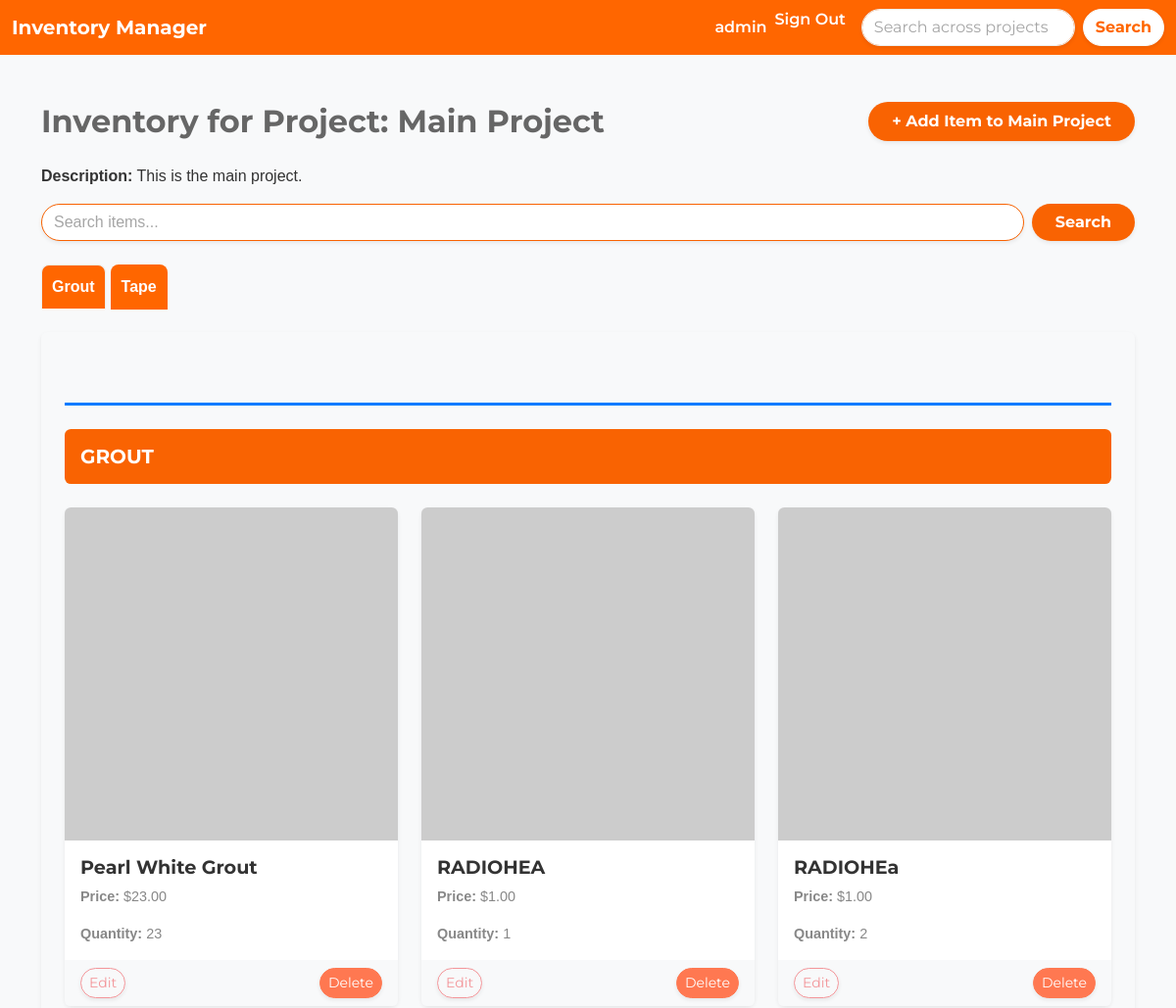
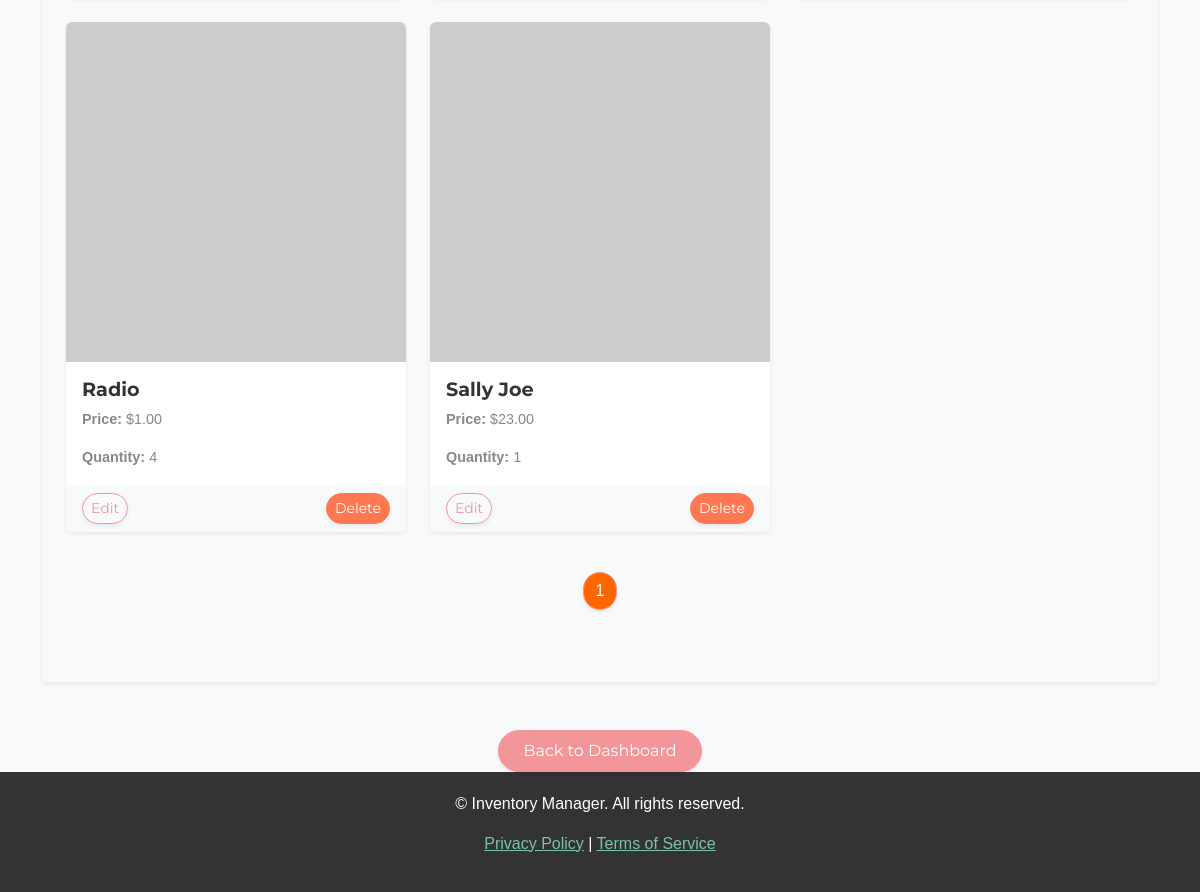
/project/7/inventory/ (signed in), run on the app's committed database (2 pictures, top to bottom).
### inventory/models.py (models this page shows, shortened)
class Project(models.Model):
	name = models.CharField(max_length=200)
	description = models.TextField(blank=True, null=True)
	user = models.ForeignKey(User, on_delete=models.CASCADE)
	date_created = models.DateTimeField(auto_now_add=True)

class Category(models.Model):
	name = models.CharField(max_length=200)
	class Meta:
		verbose_name_plural = 'categories'

class InventoryItem(models.Model):
    name = models.CharField(max_length=200)
    quantity = models.IntegerField()
    category = models.ForeignKey('Category', on_delete=models.SET_NULL, blank=True, null=True)
    price = models.DecimalField(max_digits=10, decimal_places=2, blank=True, null=True)
    date_created = models.DateTimeField(auto_now_add=True)
    user = models.ForeignKey(User, on_delete=models.CASCADE)
    project = models.ForeignKey(Project, on_delete=models.CASCADE, related_name="inventory_items", blank=False, null=False)
    image = models.ImageField(upload_to='inventory_images/', null=True, blank=True)

### inventory/views.py (the view)
# urls.py: path('project/<int:project_id>/inventory/', ProjectInventoryView.as_view(), name='project_inventory'),  # Inventory page for each project
class ProjectInventoryView(LoginRequiredMixin, View):
    template_name = 'inventory/project_inventory.html'
    def get(self, request, project_id):
        project = get_object_or_404(Project, id=project_id)
        search_query = request.GET.get('search', '')
        items = InventoryItem.objects.filter(project=project)
        if search_query:
            items = items.filter(name__icontains=search_query)
        items = items.order_by('category__name', 'name')
        paginated_inventory = {}
        items_per_page = 6
        for item in items:
            category = item.category.name
            if category not in paginated_inventory:
                paginated_inventory[category] = []
            paginated_inventory[category].append(item)
        category_pages = {}
        for category, item_list in paginated_inventory.items():
            paginator = Paginator(item_list, items_per_page)
            page_number = request.GET.get(f'page_{category}', 1)
            category_pages[category] = paginator.get_page(page_number)
        return render(request, self.template_name, {
            'project': project,
            'grouped_inventory': category_pages,
        })

### inventory/templates/inventory/project_inventory.html (shortened to what this page needs)
{% extends 'inventory/base.html' %}
{% load crispy_forms_tags %}
{% block content %}
    <div class="container mt-5">
        <div class="d-flex justify-content-between align-items-center mb-4">
            <h2 class="mb-0" style="color: var(--dark-grey); font-weight: bold;">Inventory for Project: {{ project.name }}</h2>
            <a href="{% url 'add-item-to-project' project.id %}" class="btn btn-primary rounded-pill px-4 py-2 shadow-sm">+ Add Item to {{ project.name }}</a>
        </div>
        <p><strong>Description:</strong> {{ project.description }}</p>
        <form method="GET" action="{% url 'project_inventory' project.id %}" class="mb-4 d-flex" style="gap: 8px;">
            <input type="text" name="search" placeholder="Search items..." value="{{ request.GET.search }}" class="form-control rounded-pill shadow-sm" style="border: 1px solid var(--primary-color);">
            <button type="submit" class="btn btn-primary rounded-pill shadow-sm px-4">Search</button>
        </form>
        <div class="category-tabs mb-4">
            <ul class="nav nav-tabs border-0" style="font-weight: bold;">
                {% for category, items in grouped_inventory.items %}
                    <li class="nav-item">
                        <a class="nav-link {% if forloop.first %}active{% endif %}"
                           data-bs-toggle="tab" href="#category_{{ forloop.counter }}"
                           style="color: #FFFFFF; background-color: #FF6600; border-radius: 8px 8px 0 0; padding: 10px; margin-right: 5px; text-align: center;">
                            {{ category }}
                        </a>
                    </li>
                {% endfor %}
            </ul>
        </div>
        <div class="card shadow-sm p-4 mb-5 rounded" style="border: none; background-color: var(--light-grey);">
            <div class="tab-content">
                {% if grouped_inventory %}
                    {% for category, items in grouped_inventory.items %}
                        <div class="tab-pane fade {% if forloop.first %}show active{% endif %}" id="category_{{ forloop.counter }}">
                            <div class="category-section my-5">
                                <h5 class="category-title p-3 rounded" style="background-color: var(--primary-color); color: white; font-weight: bold;">
                                    {{ category }}
                                </h5>
                                <div class="row mt-4">
                                    {% for item in items %}
                                        <div class="col-md-4 col-sm-6 mb-4">
                                            <div class="card h-100 shadow-sm" style="border-radius: 8px;">
                                                {% if item.image %}
                                                    <img src="{{ item.image.url }}" class="card-img-top rounded-top" alt="{{ item.name }}">
                                                {% else %}
                                                    <img src="https://via.placeholder.com/150" class="card-img-top rounded-top" alt="Placeholder Image">
                                                {% endif %}
                                                <div class="card-body">
                                                    <h5 class="card-title" style="color: var(--secondary-color); font-weight: bold;">{{ item.name }}</h5>
                                                    <p class="card-text"><strong>Price:</strong> ${{ item.price }}</p>
                                                    <p class="card-text"><strong>Quantity:</strong> {{ item.quantity }}</p>
                                                </div>
                                                <div class="card-footer d-flex justify-content-between" style="background-color: var(--light-grey); border-top: none;">
                                                        <a href="{% url 'edit-item' item.id %}" class="btn btn-outline-secondary btn-sm rounded-pill shadow-sm">Edit</a>
                                                        <a href="{% url 'delete-item' item.id %}" class="btn btn-danger btn-sm rounded-pill shadow-sm">Delete</a>
                                                </div>
                                            </div>
                                        </div>
                                    {% endfor %}
                                </div>
                                <div class="pagination-controls mt-3">
                                    <nav aria-label="Page navigation">
                                        <ul class="pagination justify-content-center">
                                            {% for num in items.paginator.page_range %}
                                                <li class="page-item {% if items.number == num %}active{% endif %}">
                                                    <a class="page-link rounded-pill shadow-sm {% if items.number == num %}text-white{% else %}text-dark{% endif %}"
                                                       href="?page_{{ category }}={{ num }}"
                                                       style="{% if items.number == num %} background-color: #ff6600; color: white; {% else %} background-color: #f5f5f5; color: #444444; border: 1px solid #e0e0e0; {% endif %}">
                                                        {{ num }}
                                                    </a>
                                                </li>
                                            {% endfor %}
                                        </ul>
                                    </nav>
                                </div>
                            </div>
                        </div>
                    {% endfor %}
                {% else %}
                    <p style="color: var(--dark-grey);">No inventory items available for this project.</p>
                {% endif %}
            </div>
        </div>
        <div class="d-flex justify-content-center mt-4">
            <a href="{% url 'dashboard' %}" class="btn btn-secondary rounded-pill px-4 py-2 shadow-sm">Back to Dashboard</a>
        </div>
    </div>
{% endblock %}

### inventory/templates/inventory/navigation.html (shortened to what this page needs)
<nav class="navbar navbar-expand-lg" style="background-color: #FF6600;">
    <div class="container-fluid">
        <a class="navbar-brand text-white fw-bold" href="{% url 'dashboard' %}">Inventory Manager</a>
        <div class="collapse navbar-collapse justify-content-end" id="navbarNav">
            <ul class="navbar-nav">
                {% if user.is_authenticated %}
                    <li class="nav-item">
                        <a class="nav-link text-white fw-semibold" href="#">{{ user.username }}</a>
                    </li>
                    <li class="nav-item">
                        <form method="POST" action="{% url 'logout' %}" style="display:inline;">
                            <button type="submit" class="nav-link text-white fw-semibold" style="background:none; border:none; padding:0; color:inherit; cursor:pointer;">
                                Sign Out
                            </button>
                        </form>
                    </li>
                {% endif %}
            </ul>
            <form method="GET" action="{% url 'search_results' %}" class="d-flex ms-3">
                <input class="form-control me-2 rounded-pill shadow-sm" type="search" name="search" placeholder="Search across projects..." aria-label="Search" value="{{ request.GET.search }}">
                <button class="btn btn-light rounded-pill shadow-sm fw-bold" type="submit" style="background-color: #FFFFFF; color: #FF6600;">Search</button>
            </form>
        </div>
    </div>
</nav>

### inventory/static/css/style.css (style rules this page uses)
.category-section { border-top: 3px solid #007bff; padding-top: 1.5rem; margin-top: 2rem; }
.category-title { font-size: 1.25rem; text-transform: uppercase; font-weight: bold; background-color: #007bff; color: white; padding: 0.75rem 1rem; border-radius: 5px; }
:root { --primary-color: #f96302; --secondary-color: #333333; --light-grey: #f8f9fa; --dark-grey: #666666; --accent-color: #ffb732; }
body { font-family: Arial, sans-serif; color: var(--secondary-color); background-color: var(--light-grey); }
.navbar { background-color: var(--primary-color); color: white; }
.nav-link, .navbar-brand { color: white !important; font-weight: bold; }
h1, h2, h3, h4, h5, h6 { color: var(--dark-grey); font-weight: bold; }
.card { border: none; box-shadow: 0px 4px 8px rgba(0, 0, 0, 0.1); border-radius: 8px; }
.card-title { font-size: 1.2rem; color: var(--secondary-color); }
.card-body p { font-size: 0.9rem; }
.btn-primary { background-color: var(--primary-color); border: none; color: white; font-weight: bold; }
.form-control { border-radius: 20px; }

### data on the page
Project: name "Main Project", description "This is the main project."
Category: grouped_inventory "Grout", grouped_inventory "GROUT"
Category: grouped_inventory "Tape"
InventoryItem: name "Pearl White Grout", price "23.00", quantity "23"
InventoryItem: name "RADIOHEA", price "1.00", quantity "1"
InventoryItem: name "RADIOHEa", price "1.00", quantity "2"
InventoryItem: name "Radio", price "1.00", quantity "4"
InventoryItem: name "Sally Joe", price "23.00", quantity "1"

### other printed values
{{ user.username }} "admin"
{{ num }} "1"
